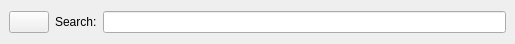
<ui version="4.0" >
 <class>SearchBar</class>
 <widget class="QWidget" name="SearchBar" >
  <property name="geometry" >
   <rect>
    <x>0</x>
    <y>0</y>
    <width>515</width>
    <height>44</height>
   </rect>
  </property>
  <property name="windowTitle" >
   <string>Form</string>
  </property>
  <layout class="QHBoxLayout" >
   <property name="margin" >
    <number>9</number>
   </property>
   <property name="spacing" >
    <number>6</number>
   </property>
   <item>
    <widget class="QPushButton" name="clearButton" >
     <property name="text" >
      <string/>
     </property>
     <property name="icon" >
      <iconset resource="profit.qrc" >:/images/buttons/locationbar_erase.png</iconset>
     </property>
    </widget>
   </item>
   <item>
    <widget class="QLabel" name="label" >
     <property name="text" >
      <string>Search:</string>
     </property>
    </widget>
   </item>
   <item>
    <widget class="QLineEdit" name="searchEdit" />
   </item>
  </layout>
 </widget>
 <resources>
  <include location="profit.qrc" />
 </resources>
 <connections/>
</ui>
